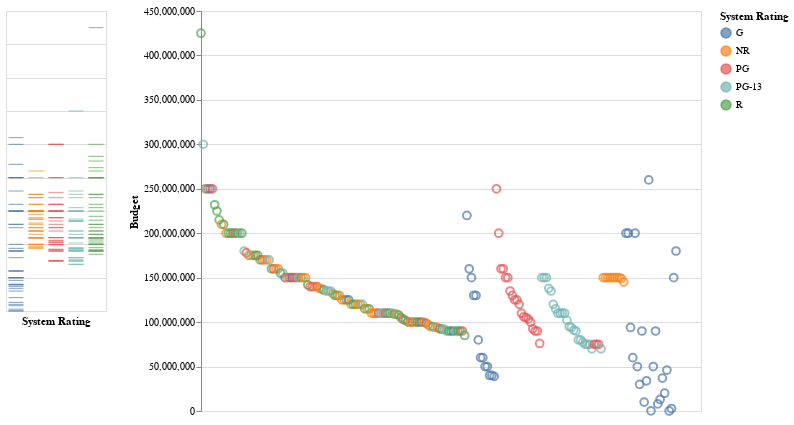

Source (notebook cell):
### Markdown cell above
This is the blueprint for creating the fivth visualization Budget of Movies, Altair will be used to create this graph.

__Blueprint:__
   - The format of the dataframe needed for this graph is the same as the previous datarame that was created.
   
   - The style of this graph is the Dot Dash Plot which is found in Altairs Gallery. It is a scatter plot with a x-axis and a y-axis. The y-axis shows the Budget of each movie and the x-axis is not visible. The Dot Dash plots are scatter plot with trick marks protraying the minute seperation of the amount of items in each category within the selection. To create a selection create a box by dragging the mouse. When the mouse hovers over the pionts it projects the name, system rating and the budget of the movie.

### Code cell
brush= alt.selection(type='interval')# creates selective box
base = alt.Chart(dataframe2).add_selection(brush)

# scatter plot
pionts1=base.mark_point(size=60).encode(
       x=alt.X('Range',title='',axis=None),# y-axis
       y = alt.Y('Budget:Q',title='Budget'),# x-axis
       # interactive shows name,system rating and revenue of movies selected
       tooltip=['Name','System Rating','Revenue of Movie'],
       # color of selective box
       color=alt.condition(brush,'System Rating',alt.value('grey'))).properties(height=400,width=500)

tick_axis=alt.Axis(labels=False,domain=False,ticks=False)# cretes dot dash plot

# dot dash plot
y_ticks=base.mark_tick().encode(
    alt.X('System Rating',axis=tick_axis),# x-axis
    alt.Y('Budget',axis=tick_axis,title=''),# y-axis
    # interactive shows name, system rating and revenue of movies selected
    tooltip = ['Name','System Rating','Revenue of Movie'],
    # color of selective box
    color=alt.condition(brush,'System Rating',alt.value('lightgrey')))
y_ticks|pionts1# the two graphs combined

### Figure 1 — Vega-Lite specification as saved in the notebook (floating-point values rounded to 4 significant figures; data arrays with more than 128 entries replaced by an {"elided": "..."} marker saying what was removed)
{"config": {"view": {"continuousWidth": 400, "continuousHeight": 300}}, "hconcat": [{"mark": "tick", "encoding": {"color": {"condition": {"type": "nominal", "field": "System Rating", "selection": "selector009"}, "value": "lightgrey"}, "tooltip": [{"type": "nominal", "field": "Name"}, {"type": "nominal", "field": "System Rating"}, {"type": "nominal", "field": "Revenue of Movie"}], "x": {"type": "nominal", "axis": {"domain": false, "labels": false, "ticks": false}, "field": "System Rating"}, "y": {"type": "quantitative", "axis": {"domain": false, "labels": false, "ticks": false}, "field": "Budget", "title": ""}}, "selection": {"selector009": {"type": "interval"}}}, {"mark": {"type": "point", "size": 60}, "encoding": {"color": {"condition": {"type": "nominal", "field": "System Rating", "selection": "selector009"}, "value": "grey"}, "tooltip": [{"type": "nominal", "field": "Name"}, {"type": "nominal", "field": "System Rating"}, {"type": "nominal", "field": "Revenue of Movie"}], "x": {"type": "quantitative", "axis": null, "field": "Range", "title": ""}, "y": {"type": "quantitative", "field": "Budget", "title": "Budget"}}, "height": 400, "selection": {"selector009": {"type": "interval"}}, "width": 500}], "data": {"name": "data-bb5c432764b933741a105d0d2eaef03b"}, "$schema": "https://vega.github.io/schema/vega-lite/v4.8.1.json", "datasets": {"data-bb5c432764b933741a105d0d2eaef03b": {"elided": "210 records"}}}
